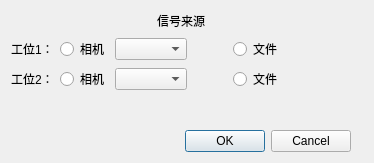
<?xml version="1.0" encoding="UTF-8"?>
<ui version="4.0">
 <class>signalDialog</class>
 <widget class="QDialog" name="signalDialog">
  <property name="geometry">
   <rect>
    <x>0</x>
    <y>0</y>
    <width>374</width>
    <height>163</height>
   </rect>
  </property>
  <property name="windowTitle">
   <string>Dialog</string>
  </property>
  <layout class="QGridLayout" name="gridLayout">
   <item row="2" column="0">
    <layout class="QHBoxLayout" name="horizontalLayout_3">
     <item>
      <spacer name="horizontalSpacer">
       <property name="orientation">
        <enum>Qt::Horizontal</enum>
       </property>
       <property name="sizeHint" stdset="0">
        <size>
         <width>40</width>
         <height>20</height>
        </size>
       </property>
      </spacer>
     </item>
     <item>
      <widget class="QLabel" name="label_3">
       <property name="text">
        <string>信号来源</string>
       </property>
      </widget>
     </item>
     <item>
      <spacer name="horizontalSpacer_2">
       <property name="orientation">
        <enum>Qt::Horizontal</enum>
       </property>
       <property name="sizeHint" stdset="0">
        <size>
         <width>40</width>
         <height>20</height>
        </size>
       </property>
      </spacer>
     </item>
    </layout>
   </item>
   <item row="7" column="0">
    <widget class="QDialogButtonBox" name="buttonBox">
     <property name="orientation">
      <enum>Qt::Horizontal</enum>
     </property>
     <property name="standardButtons">
      <set>QDialogButtonBox::Cancel|QDialogButtonBox::Ok</set>
     </property>
    </widget>
   </item>
   <item row="6" column="0" colspan="3">
    <spacer name="verticalSpacer">
     <property name="orientation">
      <enum>Qt::Vertical</enum>
     </property>
     <property name="sizeHint" stdset="0">
      <size>
       <width>20</width>
       <height>40</height>
      </size>
     </property>
    </spacer>
   </item>
   <item row="4" column="0">
    <layout class="QHBoxLayout" name="horizontalLayout">
     <item>
      <widget class="QLabel" name="label">
       <property name="text">
        <string>工位1：</string>
       </property>
      </widget>
     </item>
     <item>
      <widget class="QRadioButton" name="radioButton_cam">
       <property name="sizePolicy">
        <sizepolicy hsizetype="Minimum" vsizetype="Fixed">
         <horstretch>0</horstretch>
         <verstretch>0</verstretch>
        </sizepolicy>
       </property>
       <property name="text">
        <string>相机</string>
       </property>
      </widget>
     </item>
     <item>
      <widget class="QComboBox" name="comboBox"/>
     </item>
     <item>
      <spacer name="horizontalSpacer_3">
       <property name="orientation">
        <enum>Qt::Horizontal</enum>
       </property>
       <property name="sizeType">
        <enum>QSizePolicy::Minimum</enum>
       </property>
       <property name="sizeHint" stdset="0">
        <size>
         <width>40</width>
         <height>20</height>
        </size>
       </property>
      </spacer>
     </item>
     <item>
      <widget class="QRadioButton" name="radioButton_file">
       <property name="sizePolicy">
        <sizepolicy hsizetype="Minimum" vsizetype="Fixed">
         <horstretch>1</horstretch>
         <verstretch>0</verstretch>
        </sizepolicy>
       </property>
       <property name="text">
        <string>文件</string>
       </property>
      </widget>
     </item>
    </layout>
   </item>
   <item row="5" column="0">
    <layout class="QHBoxLayout" name="horizontalLayout_2">
     <item>
      <widget class="QLabel" name="label_2">
       <property name="text">
        <string>工位2：</string>
       </property>
      </widget>
     </item>
     <item>
      <widget class="QRadioButton" name="radioButton_cam_2">
       <property name="sizePolicy">
        <sizepolicy hsizetype="Minimum" vsizetype="Fixed">
         <horstretch>0</horstretch>
         <verstretch>0</verstretch>
        </sizepolicy>
       </property>
       <property name="text">
        <string>相机</string>
       </property>
      </widget>
     </item>
     <item>
      <widget class="QComboBox" name="comboBox_2">
       <property name="sizePolicy">
        <sizepolicy hsizetype="Preferred" vsizetype="Fixed">
         <horstretch>0</horstretch>
         <verstretch>0</verstretch>
        </sizepolicy>
       </property>
      </widget>
     </item>
     <item>
      <spacer name="horizontalSpacer_4">
       <property name="orientation">
        <enum>Qt::Horizontal</enum>
       </property>
       <property name="sizeType">
        <enum>QSizePolicy::Minimum</enum>
       </property>
       <property name="sizeHint" stdset="0">
        <size>
         <width>40</width>
         <height>20</height>
        </size>
       </property>
      </spacer>
     </item>
     <item>
      <widget class="QRadioButton" name="radioButton_file_2">
       <property name="sizePolicy">
        <sizepolicy hsizetype="Minimum" vsizetype="Fixed">
         <horstretch>1</horstretch>
         <verstretch>0</verstretch>
        </sizepolicy>
       </property>
       <property name="text">
        <string>文件</string>
       </property>
      </widget>
     </item>
    </layout>
   </item>
  </layout>
 </widget>
 <resources/>
 <connections>
  <connection>
   <sender>buttonBox</sender>
   <signal>accepted()</signal>
   <receiver>signalDialog</receiver>
   <slot>accept()</slot>
   <hints>
    <hint type="sourcelabel">
     <x>248</x>
     <y>254</y>
    </hint>
    <hint type="destinationlabel">
     <x>157</x>
     <y>274</y>
    </hint>
   </hints>
  </connection>
  <connection>
   <sender>buttonBox</sender>
   <signal>rejected()</signal>
   <receiver>signalDialog</receiver>
   <slot>reject()</slot>
   <hints>
    <hint type="sourcelabel">
     <x>316</x>
     <y>260</y>
    </hint>
    <hint type="destinationlabel">
     <x>286</x>
     <y>274</y>
    </hint>
   </hints>
  </connection>
 </connections>
</ui>
